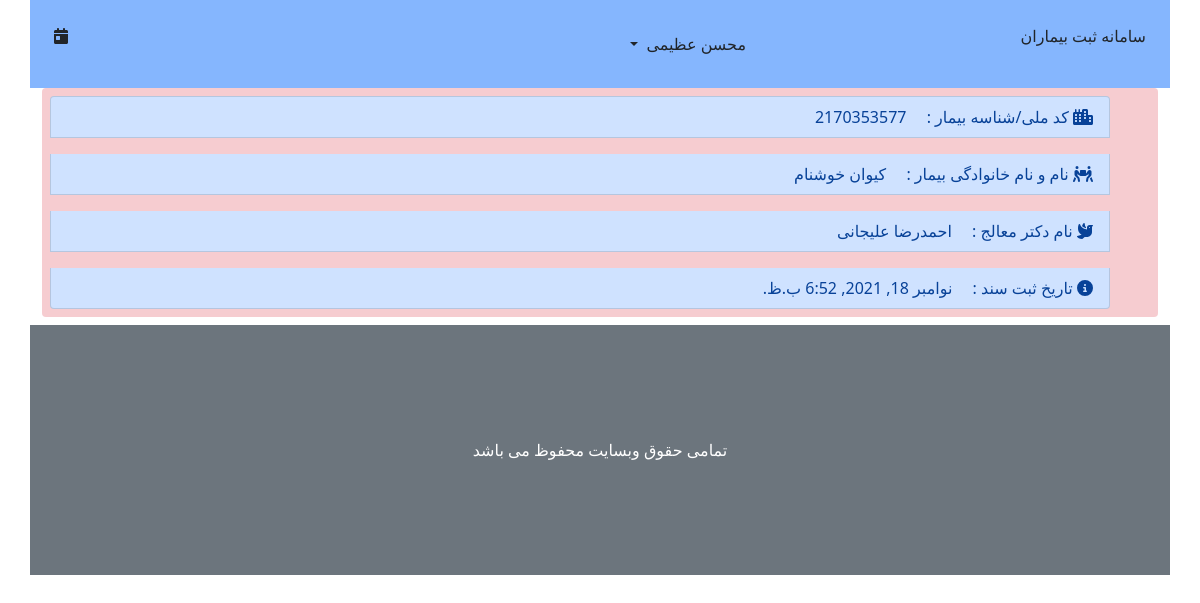
Screenshot of /detail/file/1/ (signed in) with the database file from the repository.
### account/models.py (models this page shows, shortened)
class profile(models.Model):
    class Meta:
        verbose_name = 'ساخت حساب دکتر'
        verbose_name_plural = 'ساخت حساب دکتر'
    user = models.OneToOneField(User, on_delete=models.CASCADE, verbose_name='حساب کاربری', null=True)
    fullname = models.CharField('نام کامل', max_length=120, default='')
    age = models.IntegerField('سن', null=True)
    city = models.CharField('شهر', max_length=50, null=True)
    phone = models.CharField('تلفن', max_length=12, null=True)
    Secretary, Doctor, AdminSystem = 0, 1, 2
    role_list = [(Secretary, 'منشی (سطح 0)'), (Doctor, 'دکتر (سطح 1)'), (AdminSystem, 'ادمین سیستم (سطح 3)')]
    role = models.IntegerField(choices=role_list, null=True, default=0, blank=True)
    General, Specialist, SuperSpecialist = 0, 1, 2
    deg = [(General, 'عمومی'), (Specialist, 'تخصص'), (SuperSpecialist, 'فوق تخصص')]
    degree = models.IntegerField('درجه تحصیلی', choices=deg, null=True, blank=True)
    title = models.CharField('عنوان دکتر', null=True, max_length=50)
    address = models.TextField('آدرس', null=True)

### visit/models.py (models this page shows, shortened)
class Patient(models.Model):
    class Meta:
        verbose_name = 'بیمار'
        verbose_name_plural = 'بیمار'
    file_number = models.CharField(primary_key=True, max_length=10, verbose_name='کد ملی/شناسه')
    fullname = models.CharField('نام کامل', max_length=120)
    age = models.DateTimeField('تاریخ تولد', null=True)
    doctor = models.ForeignKey('account.profile', on_delete=models.DO_NOTHING, verbose_name='دکتر', null=True)
    phone = models.CharField('تلفن', max_length=11, null=True)

class Visit(models.Model):
    class Meta:
        verbose_name = 'ویزیت'
        verbose_name_plural = 'ویزیت'
    patient = models.ForeignKey('Patient', on_delete=models.DO_NOTHING, verbose_name='بیمار')
    doctor = models.ForeignKey('account.profile', on_delete=models.DO_NOTHING, verbose_name='دکتر')
    datetime = models.DateTimeField('زمان مراجعه', auto_now_add=True)
    var0, var1, var2, var3 = 0, 1, 2, 3
    lst = [(var0, 'جراحی 1'), (var1, 'جراحی 2'), (var2, 'جراحی 3'), (var3, 'جراحی 4')]
    kind = models.IntegerField('نوع جراحی', choices=lst, null=True, default=0, blank=True)
    description = models.TextField('توضیحات', max_length=200)

### visit/views.py (the view)
# urls.py: path('detail/file/<int:visit_id>/', visit_detail, name='visit_detail'),
@login_required()
def visit_detail(request, visit_id):
    visit_file = get_object_or_404(Visit, pk=visit_id)
    context = {
        'visit': visit_file,
        'date': time_now
    }
    return render(request, 'visit/file_detail.html', context)

### visit/templates/visit/file_detail.html (shortened to what this page needs)
{% extends "visit/_base.html" %}
{% load static %}
{% block main %}
    <ul class="list-group bg-danger bg-opacity-25 text-end">
        {% include "visit/_item.html" with icon='fa-city' name='کد ملی/شناسه بیمار :' field=visit.patient.file_number %}
        {% include "visit/_item.html" with icon='fa-people-carry' name='نام و نام خانوادگی بیمار :' field=visit.patient.fullname %}
        {% include "visit/_item.html" with icon='fa-dove' name='نام دکتر معالج :' field=visit.doctor.fullname %}
        {% include "visit/_item.html" with icon='fa-info-circle' name='تاریخ ثبت سند :' field=visit.datetime %}
    </ul>
{% endblock %}

### visit/templates/visit/_base.html (shortened to what this page needs)
{% load static %}
<!DOCTYPE html>
<html lang="en">
<head>
    <link rel="stylesheet" href="{% static "visit/css/bootstrap.css" %}">
    <link rel="stylesheet" href="{% static "visit/css/all.css" %}">
</head>
<body style="direction: rtl">
<div class="container">
    <div class="header">
        <div class="row bg-primary bg-opacity-50">
            <div class="col-4 text-end my p-4">
                <a href="{% url "visit:main_page" %}" class="text-decoration-none text-dark">سامانه ثبت بیماران</a>
            </div>
            <div class="col-2 my p-4">
                <a class="nav-link dropdown-toggle text-dark" data-bs-toggle="dropdown" href="#" role="button" aria-expanded="false">
                    {% if user.profile.fullname == "" %}
                        <span class="p-1"> {{ user.get_username }}</span>
                    {% else %}
                        <span class="p-1">{{ user.profile.fullname }}</span>
                    {% endif %}
                </a>
            </div>
            <div class="col-2 my p-4"></div>
            <div class="col-4 text-start my p-4">
                <i class="fa fa-calendar-day"></i>
            </div>
        </div>
    </div>
    <div class="content">
        {% block main %}
        {% endblock %}
    </div>
    <div class="footer">
         <div class="row align-items-center bg-secondary my-2" style="height: 250px">
            <span class="text-center text-white">تمامی حقوق وبسایت محفوظ می باشد</span>
         </div>
    </div>
</div>
</body>
</html>

### visit/templates/visit/_item.html
<li class="list-group-item list-group-item-primary m-2">
    <i class="fa {{ icon }}"></i>
    <span>{{ name }}</span>
    <span class="p-2 m-2">{{ field }}</span>
</li>

### visit/static/visit/css/all.css (style rules this page uses)
.fa-calendar-day:before { content: "\f783"; }
.fa-city:before { content: "\f64f"; }
.fa-dove:before { content: "\f4ba"; }

### rows the page displays
Patient: file_number "2170353577 کیوان خوشنام"
profile: fullname "احمدرضا علیجانی"
Visit: datetime "نوامبر 18, 2021, 6:52 ب.ظ."

### other values shown
{{ user.profile.fullname }} "محسن عظیمی"
{{ name }} "کد ملی/شناسه بیمار : نام و نام خانوادگی بیمار : نام دکتر معالج : تاریخ ثبت سند :"
